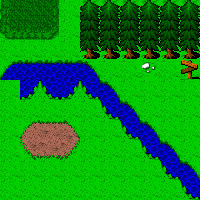

A 2D game scene composited from a Tiled map and its tileset images. What follows is a short description and the map's XML, with each tile layer's data collapsed to a summary:
An orthogonal 10x10 tile map with 20x20 px tiles, 1 tile layer (Tile Layer 1).

<map version="1.0" orientation="orthogonal" width="10" height="10" tilewidth="20" tileheight="20">
 <tileset firstgid="1" name="tilemap" tilewidth="20" tileheight="20">
  <image source="tilemap.bmp" trans="ff00ff" width="320" height="200" />
 </tileset>
 <layer name="Tile Layer 1" width="10" height="10">
  <data>[100 cells, 100 non-empty, 24 distinct tile ids]</data>
 </layer>
</map>
